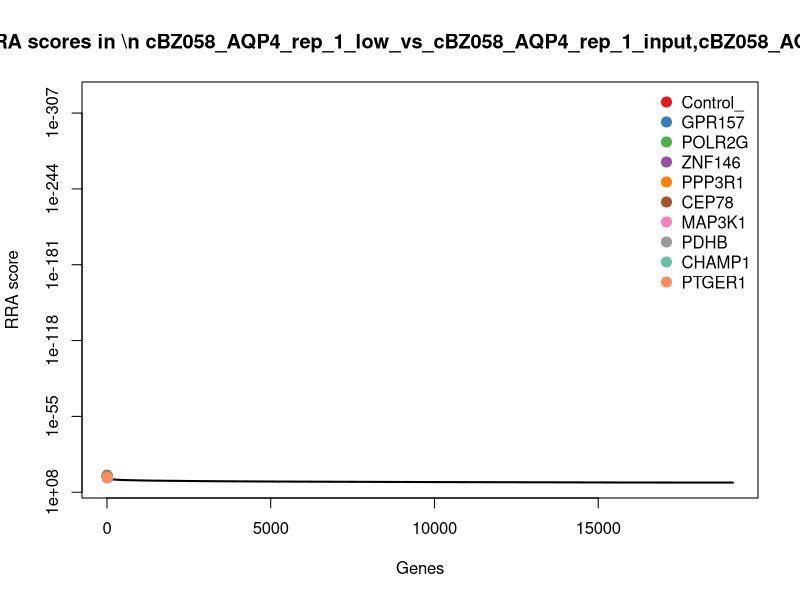
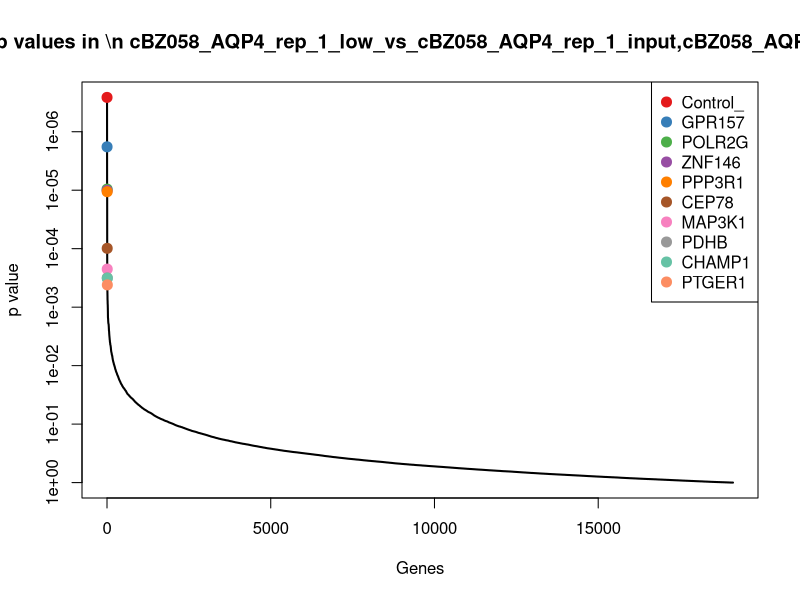

The R source for these figures, in order: (Note: this script raises an error after producing the figures.)
pdf(file='58_AQP4_low.pdf',width=4.5,height=4.5);
gstable=read.table('58_AQP4_low.gene_summary.txt',header=T)
# 
#
# parameters
# Do not modify the variables beginning with "__"

# gstablename='__GENE_SUMMARY_FILE__'
startindex=3
# outputfile='__OUTPUT_FILE__'
targetgenelist=c("Control_","GPR157","POLR2G","ZNF146","PPP3R1","CEP78","MAP3K1","PDHB","CHAMP1","PTGER1")
# samplelabel=sub('.\\w+.\\w+$','',colnames(gstable)[startindex]);
samplelabel='cBZ058_AQP4_rep_1_low_vs_cBZ058_AQP4_rep_1_input,cBZ058_AQP4_rep_2_input neg.'


# You need to write some codes in front of this code:
# gstable=read.table(gstablename,header=T)
# pdf(file=outputfile,width=6,height=6)


# set up color using RColorBrewer
#library(RColorBrewer)
#colors <- brewer.pal(length(targetgenelist), "Set1")

colors=c( "#E41A1C", "#377EB8", "#4DAF4A", "#984EA3", "#FF7F00",  "#A65628", "#F781BF",
          "#999999", "#66C2A5", "#FC8D62", "#8DA0CB", "#E78AC3", "#A6D854", "#FFD92F", "#E5C494", "#B3B3B3", 
          "#8DD3C7", "#FFFFB3", "#BEBADA", "#FB8072", "#80B1D3", "#FDB462", "#B3DE69", "#FCCDE5",
          "#D9D9D9", "#BC80BD", "#CCEBC5", "#FFED6F")

######
# function definition

plotrankedvalues<-function(val, tglist, ...){
  
  plot(val,log='y',ylim=c(max(val),min(val)),type='l',lwd=2, ...)
  if(length(tglist)>0){
    for(i in 1:length(tglist)){
      targetgene=tglist[i];
      tx=which(names(val)==targetgene);ty=val[targetgene];
      points(tx,ty,col=colors[(i %% length(colors)) ],cex=2,pch=20)
      # text(tx+50,ty,targetgene,col=colors[i])
    }
    legend('topright',tglist,pch=20,pt.cex = 2,cex=1,col=colors)
  }
}



plotrandvalues<-function(val,targetgenelist, ...){
  # choose the one with the best distance distribution
  
  mindiffvalue=0;
  randval=val;
  for(i in 1:20){
    randval0=sample(val)
    vindex=sort(which(names(randval0) %in% targetgenelist))
    if(max(vindex)>0.9*length(val)){
      # print('pass...')
      next;
    }
    mindiffind=min(diff(vindex));
    if (mindiffind > mindiffvalue){
      mindiffvalue=mindiffind;
      randval=randval0;
      # print(paste('Diff: ',mindiffvalue))
    }
  }
  plot(randval,log='y',ylim=c(max(randval),min(randval)),pch=20,col='grey', ...)
  
  if(length(targetgenelist)>0){
    for(i in 1:length(targetgenelist)){
      targetgene=targetgenelist[i];
      tx=which(names(randval)==targetgene);ty=randval[targetgene];
      points(tx,ty,col=colors[(i %% length(colors)) ],cex=2,pch=20)
      text(tx+50,ty,targetgene,col=colors[i])
    }
  }
  
}




# set.seed(1235)



pvec=gstable[,startindex]
names(pvec)=gstable[,'id']
pvec=sort(pvec);

plotrankedvalues(pvec,targetgenelist,xlab='Genes',ylab='RRA score',main=paste('Distribution of RRA scores in \\n',samplelabel))

# plotrandvalues(pvec,targetgenelist,xlab='Genes',ylab='RRA score',main=paste('Distribution of RRA scores in \\n',samplelabel))


pvec=gstable[,startindex+1]
names(pvec)=gstable[,'id']
pvec=sort(pvec);

plotrankedvalues(pvec,targetgenelist,xlab='Genes',ylab='p value',main=paste('Distribution of p values in \\n',samplelabel))

# plotrandvalues(pvec,targetgenelist,xlab='Genes',ylab='p value',main=paste('Distribution of p values in \\n',samplelabel))



# you need to write after this code:
# dev.off()






# parameters
# Do not modify the variables beginning with "__"
targetmat=list()
targetgene="Control_"
collabel=c("cBZ058_AQP4_rep_1_input","cBZ058_AQP4_rep_2_input","cBZ058_AQP4_rep_1_low")

# set up color using RColorBrewer
#library(RColorBrewer)
#colors <- brewer.pal(length(targetgenelist), "Set1")

colors=c( "#E41A1C", "#377EB8", "#4DAF4A", "#984EA3", "#FF7F00",  "#A65628", "#F781BF",
          "#999999", "#66C2A5", "#FC8D62", "#8DA0CB", "#E78AC3", "#A6D854", "#FFD92F", "#E5C494", "#B3B3B3", 
          "#8DD3C7", "#FFFFB3", "#BEBADA", "#FB8072", "#80B1D3", "#FDB462", "#B3DE69", "#FCCDE5",
          "#D9D9D9", "#BC80BD", "#CCEBC5", "#FFED6F")


## code

targetmatvec=unlist(targetmat)+1
yrange=range(targetmatvec[targetmatvec>0]);
# yrange[1]=1; # set the minimum value to 1
for(i in 1:length(targetmat)){
  vali=targetmat[[i]]+1;
  if(i==1){
    plot(1:length(vali),vali,type='b',las=1,pch=20,main=paste('sgRNAs in',targetgene),ylab='Read counts',xlab='Samples',xlim=c(0.7,length(vali)+0.3),ylim = yrange,col=colors[(i %% length(colors))],xaxt='n',log='y')
    axis(1,at=1:length(vali),labels=(collabel),las=2)
    # lines(0:100,rep(1,101),col='black');
  }else{
    lines(1:length(vali),vali,type='b',pch=20,col=colors[(i %% length(colors))])
  }
}




# parameters
# Do not modify the variables beginning with "__"
targetmat=list(c(1232.11009457,1253.8062737,1853.11097741),c(1264.15542081,1154.5954346,191.701135594),c(397.623639861,515.583888252,85.2005047086),c(1403.45449201,1541.28335079,344.674769048))
targetgene="GPR157"
collabel=c("cBZ058_AQP4_rep_1_input","cBZ058_AQP4_rep_2_input","cBZ058_AQP4_rep_1_low")

# set up color using RColorBrewer
#library(RColorBrewer)
#colors <- brewer.pal(length(targetgenelist), "Set1")

colors=c( "#E41A1C", "#377EB8", "#4DAF4A", "#984EA3", "#FF7F00",  "#A65628", "#F781BF",
          "#999999", "#66C2A5", "#FC8D62", "#8DA0CB", "#E78AC3", "#A6D854", "#FFD92F", "#E5C494", "#B3B3B3", 
          "#8DD3C7", "#FFFFB3", "#BEBADA", "#FB8072", "#80B1D3", "#FDB462", "#B3DE69", "#FCCDE5",
          "#D9D9D9", "#BC80BD", "#CCEBC5", "#FFED6F")


## code

targetmatvec=unlist(targetmat)+1
yrange=range(targetmatvec[targetmatvec>0]);
# yrange[1]=1; # set the minimum value to 1
for(i in 1:length(targetmat)){
  vali=targetmat[[i]]+1;
  if(i==1){
    plot(1:length(vali),vali,type='b',las=1,pch=20,main=paste('sgRNAs in',targetgene),ylab='Read counts',xlab='Samples',xlim=c(0.7,length(vali)+0.3),ylim = yrange,col=colors[(i %% length(colors))],xaxt='n',log='y')
    axis(1,at=1:length(vali),labels=(collabel),las=2)
    # lines(0:100,rep(1,101),col='black');
  }else{
    lines(1:length(vali),vali,type='b',pch=20,col=colors[(i %% length(colors))])
  }
}




# parameters
# Do not modify the variables beginning with "__"
targetmat=list(c(814.212880966,589.015532942,71.6458789595),c(699.111301006,708.537252491,135.546257491),c(120.987456208,146.863289381,499.58477761),c(781.513568478,653.072925119,145.228133026))
targetgene="POLR2G"
collabel=c("cBZ058_AQP4_rep_1_input","cBZ058_AQP4_rep_2_input","cBZ058_AQP4_rep_1_low")

# set up color using RColorBrewer
#library(RColorBrewer)
#colors <- brewer.pal(length(targetgenelist), "Set1")

colors=c( "#E41A1C", "#377EB8", "#4DAF4A", "#984EA3", "#FF7F00",  "#A65628", "#F781BF",
          "#999999", "#66C2A5", "#FC8D62", "#8DA0CB", "#E78AC3", "#A6D854", "#FFD92F", "#E5C494", "#B3B3B3", 
          "#8DD3C7", "#FFFFB3", "#BEBADA", "#FB8072", "#80B1D3", "#FDB462", "#B3DE69", "#FCCDE5",
          "#D9D9D9", "#BC80BD", "#CCEBC5", "#FFED6F")


## code

targetmatvec=unlist(targetmat)+1
yrange=range(targetmatvec[targetmatvec>0]);
# yrange[1]=1; # set the minimum value to 1
for(i in 1:length(targetmat)){
  vali=targetmat[[i]]+1;
  if(i==1){
    plot(1:length(vali),vali,type='b',las=1,pch=20,main=paste('sgRNAs in',targetgene),ylab='Read counts',xlab='Samples',xlim=c(0.7,length(vali)+0.3),ylim = yrange,col=colors[(i %% length(colors))],xaxt='n',log='y')
    axis(1,at=1:length(vali),labels=(collabel),las=2)
    # lines(0:100,rep(1,101),col='black');
  }else{
    lines(1:length(vali),vali,type='b',pch=20,col=colors[(i %% length(colors))])
  }
}




# parameters
# Do not modify the variables beginning with "__"
targetmat=list(c(1198.10280958,1055.3845955,435.684399078),c(1079.73129837,1080.3826022,222.683137307),c(836.448413459,893.678739636,257.537889233),c(1587.87861445,1209.27857426,766.804542377))
targetgene="ZNF146"
collabel=c("cBZ058_AQP4_rep_1_input","cBZ058_AQP4_rep_2_input","cBZ058_AQP4_rep_1_low")

# set up color using RColorBrewer
#library(RColorBrewer)
#colors <- brewer.pal(length(targetgenelist), "Set1")

colors=c( "#E41A1C", "#377EB8", "#4DAF4A", "#984EA3", "#FF7F00",  "#A65628", "#F781BF",
          "#999999", "#66C2A5", "#FC8D62", "#8DA0CB", "#E78AC3", "#A6D854", "#FFD92F", "#E5C494", "#B3B3B3", 
          "#8DD3C7", "#FFFFB3", "#BEBADA", "#FB8072", "#80B1D3", "#FDB462", "#B3DE69", "#FCCDE5",
          "#D9D9D9", "#BC80BD", "#CCEBC5", "#FFED6F")


## code

targetmatvec=unlist(targetmat)+1
yrange=range(targetmatvec[targetmatvec>0]);
# yrange[1]=1; # set the minimum value to 1
for(i in 1:length(targetmat)){
  vali=targetmat[[i]]+1;
  if(i==1){
    plot(1:length(vali),vali,type='b',las=1,pch=20,main=paste('sgRNAs in',targetgene),ylab='Read counts',xlab='Samples',xlim=c(0.7,length(vali)+0.3),ylim = yrange,col=colors[(i %% length(colors))],xaxt='n',log='y')
    axis(1,at=1:length(vali),labels=(collabel),las=2)
    # lines(0:100,rep(1,101),col='black');
  }else{
    lines(1:length(vali),vali,type='b',pch=20,col=colors[(i %% length(colors))])
  }
}




# parameters
# Do not modify the variables beginning with "__"
targetmat=list(c(783.475527227,852.275791034,478.284651432),c(922.774598428,865.555982095,166.528259203),c(767.125870983,777.281770925,180.082884952),c(1150.36181335,1088.19447929,284.647140731))
targetgene="PPP3R1"
collabel=c("cBZ058_AQP4_rep_1_input","cBZ058_AQP4_rep_2_input","cBZ058_AQP4_rep_1_low")

# set up color using RColorBrewer
#library(RColorBrewer)
#colors <- brewer.pal(length(targetgenelist), "Set1")

colors=c( "#E41A1C", "#377EB8", "#4DAF4A", "#984EA3", "#FF7F00",  "#A65628", "#F781BF",
          "#999999", "#66C2A5", "#FC8D62", "#8DA0CB", "#E78AC3", "#A6D854", "#FFD92F", "#E5C494", "#B3B3B3", 
          "#8DD3C7", "#FFFFB3", "#BEBADA", "#FB8072", "#80B1D3", "#FDB462", "#B3DE69", "#FCCDE5",
          "#D9D9D9", "#BC80BD", "#CCEBC5", "#FFED6F")


## code

targetmatvec=unlist(targetmat)+1
yrange=range(targetmatvec[targetmatvec>0]);
# yrange[1]=1; # set the minimum value to 1
for(i in 1:length(targetmat)){
  vali=targetmat[[i]]+1;
  if(i==1){
    plot(1:length(vali),vali,type='b',las=1,pch=20,main=paste('sgRNAs in',targetgene),ylab='Read counts',xlab='Samples',xlim=c(0.7,length(vali)+0.3),ylim = yrange,col=colors[(i %% length(colors))],xaxt='n',log='y')
    axis(1,at=1:length(vali),labels=(collabel),las=2)
    # lines(0:100,rep(1,101),col='black');
  }else{
    lines(1:length(vali),vali,type='b',pch=20,col=colors[(i %% length(colors))])
  }
}




# parameters
# Do not modify the variables beginning with "__"
targetmat=list(c(3551.14533626,637.449170929,377.593145868),c(357.730478625,502.303697191,1369.01720066),c(183.116149936,120.302907259,286.583515838),c(394.353708613,421.060175405,187.82838538))
targetgene="CEP78"
collabel=c("cBZ058_AQP4_rep_1_input","cBZ058_AQP4_rep_2_input","cBZ058_AQP4_rep_1_low")

# set up color using RColorBrewer
#library(RColorBrewer)
#colors <- brewer.pal(length(targetgenelist), "Set1")

colors=c( "#E41A1C", "#377EB8", "#4DAF4A", "#984EA3", "#FF7F00",  "#A65628", "#F781BF",
          "#999999", "#66C2A5", "#FC8D62", "#8DA0CB", "#E78AC3", "#A6D854", "#FFD92F", "#E5C494", "#B3B3B3", 
          "#8DD3C7", "#FFFFB3", "#BEBADA", "#FB8072", "#80B1D3", "#FDB462", "#B3DE69", "#FCCDE5",
          "#D9D9D9", "#BC80BD", "#CCEBC5", "#FFED6F")


## code

targetmatvec=unlist(targetmat)+1
yrange=range(targetmatvec[targetmatvec>0]);
# yrange[1]=1; # set the minimum value to 1
for(i in 1:length(targetmat)){
  vali=targetmat[[i]]+1;
  if(i==1){
    plot(1:length(vali),vali,type='b',las=1,pch=20,main=paste('sgRNAs in',targetgene),ylab='Read counts',xlab='Samples',xlim=c(0.7,length(vali)+0.3),ylim = yrange,col=colors[(i %% length(colors))],xaxt='n',log='y')
    axis(1,at=1:length(vali),labels=(collabel),las=2)
    # lines(0:100,rep(1,101),col='black');
  }else{
    lines(1:length(vali),vali,type='b',pch=20,col=colors[(i %% length(colors))])
  }
}




# parameters
# Do not modify the variables beginning with "__"
targetmat=list(c(1092.15703712,1070.22716198,1785.33784867),c(932.584392175,835.870849135,311.756392229),c(567.006078552,560.892775401,127.800757063),c(1616.00002319,1470.19526923,561.548781034))
targetgene="MAP3K1"
collabel=c("cBZ058_AQP4_rep_1_input","cBZ058_AQP4_rep_2_input","cBZ058_AQP4_rep_1_low")

# set up color using RColorBrewer
#library(RColorBrewer)
#colors <- brewer.pal(length(targetgenelist), "Set1")

colors=c( "#E41A1C", "#377EB8", "#4DAF4A", "#984EA3", "#FF7F00",  "#A65628", "#F781BF",
          "#999999", "#66C2A5", "#FC8D62", "#8DA0CB", "#E78AC3", "#A6D854", "#FFD92F", "#E5C494", "#B3B3B3", 
          "#8DD3C7", "#FFFFB3", "#BEBADA", "#FB8072", "#80B1D3", "#FDB462", "#B3DE69", "#FCCDE5",
          "#D9D9D9", "#BC80BD", "#CCEBC5", "#FFED6F")


## code

targetmatvec=unlist(targetmat)+1
yrange=range(targetmatvec[targetmatvec>0]);
# yrange[1]=1; # set the minimum value to 1
for(i in 1:length(targetmat)){
  vali=targetmat[[i]]+1;
  if(i==1){
    plot(1:length(vali),vali,type='b',las=1,pch=20,main=paste('sgRNAs in',targetgene),ylab='Read counts',xlab='Samples',xlim=c(0.7,length(vali)+0.3),ylim = yrange,col=colors[(i %% length(colors))],xaxt='n',log='y')
    axis(1,at=1:length(vali),labels=(collabel),las=2)
    # lines(0:100,rep(1,101),col='black');
  }else{
    lines(1:length(vali),vali,type='b',pch=20,col=colors[(i %% length(colors))])
  }
}




# parameters
# Do not modify the variables beginning with "__"
targetmat=list(c(837.756385958,703.850126234,176.210134738),c(429.014979851,610.107601098,342.738393941),c(2314.45733794,2626.35307925,1533.60908475),c(1014.3326734,893.678739636,365.974895226))
targetgene="PDHB"
collabel=c("cBZ058_AQP4_rep_1_input","cBZ058_AQP4_rep_2_input","cBZ058_AQP4_rep_1_low")

# set up color using RColorBrewer
#library(RColorBrewer)
#colors <- brewer.pal(length(targetgenelist), "Set1")

colors=c( "#E41A1C", "#377EB8", "#4DAF4A", "#984EA3", "#FF7F00",  "#A65628", "#F781BF",
          "#999999", "#66C2A5", "#FC8D62", "#8DA0CB", "#E78AC3", "#A6D854", "#FFD92F", "#E5C494", "#B3B3B3", 
          "#8DD3C7", "#FFFFB3", "#BEBADA", "#FB8072", "#80B1D3", "#FDB462", "#B3DE69", "#FCCDE5",
          "#D9D9D9", "#BC80BD", "#CCEBC5", "#FFED6F")


## code

targetmatvec=unlist(targetmat)+1
yrange=range(targetmatvec[targetmatvec>0]);
# yrange[1]=1; # set the minimum value to 1
for(i in 1:length(targetmat)){
  vali=targetmat[[i]]+1;
  if(i==1){
    plot(1:length(vali),vali,type='b',las=1,pch=20,main=paste('sgRNAs in',targetgene),ylab='Read counts',xlab='Samples',xlim=c(0.7,length(vali)+0.3),ylim = yrange,col=colors[(i %% length(colors))],xaxt='n',log='y')
    axis(1,at=1:length(vali),labels=(collabel),las=2)
    # lines(0:100,rep(1,101),col='black');
  }else{
    lines(1:length(vali),vali,type='b',pch=20,col=colors[(i %% length(colors))])
  }
}




# parameters
# Do not modify the variables beginning with "__"
targetmat=list(c(1532.94376947,1352.2359251,151.037258347),c(1366.17727577,1103.03704577,1051.45168311),c(1183.71511209,1167.09443795,937.205551795),c(1428.95995575,1390.51412286,1165.69781442))
targetgene="CHAMP1"
collabel=c("cBZ058_AQP4_rep_1_input","cBZ058_AQP4_rep_2_input","cBZ058_AQP4_rep_1_low")

# set up color using RColorBrewer
#library(RColorBrewer)
#colors <- brewer.pal(length(targetgenelist), "Set1")

colors=c( "#E41A1C", "#377EB8", "#4DAF4A", "#984EA3", "#FF7F00",  "#A65628", "#F781BF",
          "#999999", "#66C2A5", "#FC8D62", "#8DA0CB", "#E78AC3", "#A6D854", "#FFD92F", "#E5C494", "#B3B3B3", 
          "#8DD3C7", "#FFFFB3", "#BEBADA", "#FB8072", "#80B1D3", "#FDB462", "#B3DE69", "#FCCDE5",
          "#D9D9D9", "#BC80BD", "#CCEBC5", "#FFED6F")


## code

targetmatvec=unlist(targetmat)+1
yrange=range(targetmatvec[targetmatvec>0]);
# yrange[1]=1; # set the minimum value to 1
for(i in 1:length(targetmat)){
  vali=targetmat[[i]]+1;
  if(i==1){
    plot(1:length(vali),vali,type='b',las=1,pch=20,main=paste('sgRNAs in',targetgene),ylab='Read counts',xlab='Samples',xlim=c(0.7,length(vali)+0.3),ylim = yrange,col=colors[(i %% length(colors))],xaxt='n',log='y')
    axis(1,at=1:length(vali),labels=(collabel),las=2)
    # lines(0:100,rep(1,101),col='black');
  }else{
    lines(1:length(vali),vali,type='b',pch=20,col=colors[(i %% length(colors))])
  }
}




# parameters
# Do not modify the variables beginning with "__"
targetmat=list(c(307.373537393,514.802700542,152.973633454),c(809.634977218,1111.63011058,365.974895226),c(992.097140904,980.390575387,453.111775041),c(1578.72280695,1322.55079214,770.677292591))
targetgene="PTGER1"
collabel=c("cBZ058_AQP4_rep_1_input","cBZ058_AQP4_rep_2_input","cBZ058_AQP4_rep_1_low")

# set up color using RColorBrewer
#library(RColorBrewer)
#colors <- brewer.pal(length(targetgenelist), "Set1")

colors=c( "#E41A1C", "#377EB8", "#4DAF4A", "#984EA3", "#FF7F00",  "#A65628", "#F781BF",
          "#999999", "#66C2A5", "#FC8D62", "#8DA0CB", "#E78AC3", "#A6D854", "#FFD92F", "#E5C494", "#B3B3B3", 
          "#8DD3C7", "#FFFFB3", "#BEBADA", "#FB8072", "#80B1D3", "#FDB462", "#B3DE69", "#FCCDE5",
          "#D9D9D9", "#BC80BD", "#CCEBC5", "#FFED6F")


## code

targetmatvec=unlist(targetmat)+1
yrange=range(targetmatvec[targetmatvec>0]);
# yrange[1]=1; # set the minimum value to 1
for(i in 1:length(targetmat)){
  vali=targetmat[[i]]+1;
  if(i==1){
    plot(1:length(vali),vali,type='b',las=1,pch=20,main=paste('sgRNAs in',targetgene),ylab='Read counts',xlab='Samples',xlim=c(0.7,length(vali)+0.3),ylim = yrange,col=colors[(i %% length(colors))],xaxt='n',log='y')
    axis(1,at=1:length(vali),labels=(collabel),las=2)
    # lines(0:100,rep(1,101),col='black');
  }else{
    lines(1:length(vali),vali,type='b',pch=20,col=colors[(i %% length(colors))])
  }
}



# 
#
# parameters
# Do not modify the variables beginning with "__"

# gstablename='__GENE_SUMMARY_FILE__'
startindex=9
# outputfile='__OUTPUT_FILE__'
targetgenelist=c("Control_","SMG6","UPF2","RBM8A","ZNF407","RFK","UPF1","GNB2L1","KCND1","EIF4A3")
# samplelabel=sub('.\\w+.\\w+$','',colnames(gstable)[startindex]);
samplelabel='cBZ058_AQP4_rep_1_low_vs_cBZ058_AQP4_rep_1_input,cBZ058_AQP4_rep_2_input pos.'


# You need to write some codes in front of this code:
# gstable=read.table(gstablename,header=T)
# pdf(file=outputfile,width=6,height=6)


# set up color using RColorBrewer
#library(RColorBrewer)
#colors <- brewer.pal(length(targetgenelist), "Set1")

colors=c( "#E41A1C", "#377EB8", "#4DAF4A", "#984EA3", "#FF7F00",  "#A65628", "#F781BF",
          "#999999", "#66C2A5", "#FC8D62", "#8DA0CB", "#E78AC3", "#A6D854", "#FFD92F", "#E5C494", "#B3B3B3", 
          "#8DD3C7", "#FFFFB3", "#BEBADA", "#FB8072", "#80B1D3", "#FDB462", "#B3DE69", "#FCCDE5",
          "#D9D9D9", "#BC80BD", "#CCEBC5", "#FFED6F")

######
# function definition

plotrankedvalues<-function(val, tglist, ...){
  
  plot(val,log='y',ylim=c(max(val),min(val)),type='l',lwd=2, ...)
  if(length(tglist)>0){
    for(i in 1:length(tglist)){
      targetgene=tglist[i];
      tx=which(names(val)==targetgene);ty=val[targetgene];
      points(tx,ty,col=colors[(i %% length(colors)) ],cex=2,pch=20)
      # text(tx+50,ty,targetgene,col=colors[i])
    }
    legend('topright',tglist,pch=20,pt.cex = 2,cex=1,col=colors)
  }
}



plotrandvalues<-function(val,targetgenelist, ...){
  # choose the one with the best distance distribution
  
  mindiffvalue=0;
  randval=val;
  for(i in 1:20){
    randval0=sample(val)
    vindex=sort(which(names(randval0) %in% targetgenelist))
    if(max(vindex)>0.9*length(val)){
      # print('pass...')
      next;
    }
    mindiffind=min(diff(vindex));
    if (mindiffind > mindiffvalue){
      mindiffvalue=mindiffind;
      randval=randval0;
      # print(paste('Diff: ',mindiffvalue))
    }
  }
  plot(randval,log='y',ylim=c(max(randval),min(randval)),pch=20,col='grey', ...)
  
  if(length(targetgenelist)>0){
    for(i in 1:length(targetgenelist)){
      targetgene=targetgenelist[i];
      tx=which(names(randval)==targetgene);ty=randval[targetgene];
      points(tx,ty,col=colors[(i %% length(colors)) ],cex=2,pch=20)
      text(tx+50,ty,targetgene,col=colors[i])
    }
  }
  
}




# set.seed(1235)



pvec=gstable[,startindex]
names(pvec)=gstable[,'id']
pvec=sort(pvec);

plotrankedvalues(pvec,targetgenelist,xlab='Genes',ylab='RRA score',main=paste('Distribution of RRA scores in \\n',samplelabel))

# plotrandvalues(pvec,targetgenelist,xlab='Genes',ylab='RRA score',main=paste('Distribution of RRA scores in \\n',samplelabel))


pvec=gstable[,startindex+1]
names(pvec)=gstable[,'id']
pvec=sort(pvec);

plotrankedvalues(pvec,targetgenelist,xlab='Genes',ylab='p value',main=paste('Distribution of p values in \\n',samplelabel))

# plotrandvalues(pvec,targetgenelist,xlab='Genes',ylab='p value',main=paste('Distribution of p values in \\n',samplelabel))



# you need to write after this code:
# dev.off()






# parameters
# Do not modify the variables beginning with "__"
targetmat=list()
targetgene="Control_"
collabel=c("cBZ058_AQP4_rep_1_input","cBZ058_AQP4_rep_2_input","cBZ058_AQP4_rep_1_low")

# set up color using RColorBrewer
#library(RColorBrewer)
#colors <- brewer.pal(length(targetgenelist), "Set1")

colors=c( "#E41A1C", "#377EB8", "#4DAF4A", "#984EA3", "#FF7F00",  "#A65628", "#F781BF",
          "#999999", "#66C2A5", "#FC8D62", "#8DA0CB", "#E78AC3", "#A6D854", "#FFD92F", "#E5C494", "#B3B3B3", 
          "#8DD3C7", "#FFFFB3", "#BEBADA", "#FB8072", "#80B1D3", "#FDB462", "#B3DE69", "#FCCDE5",
          "#D9D9D9", "#BC80BD", "#CCEBC5", "#FFED6F")


## code

targetmatvec=unlist(targetmat)+1
yrange=range(targetmatvec[targetmatvec>0]);
# yrange[1]=1; # set the minimum value to 1
for(i in 1:length(targetmat)){
  vali=targetmat[[i]]+1;
  if(i==1){
    plot(1:length(vali),vali,type='b',las=1,pch=20,main=paste('sgRNAs in',targetgene),ylab='Read counts',xlab='Samples',xlim=c(0.7,length(vali)+0.3),ylim = yrange,col=colors[(i %% length(colors))],xaxt='n',log='y')
    axis(1,at=1:length(vali),labels=(collabel),las=2)
    # lines(0:100,rep(1,101),col='black');
  }else{
    lines(1:length(vali),vali,type='b',pch=20,col=colors[(i %% length(colors))])
  }
}




# parameters
# Do not modify the variables beginning with "__"
targetmat=list(c(425.745048602,374.970100547,1138.58856292),c(453.212471092,491.367069258,2813.55303049),c(918.85068093,921.020309468,3431.25668963),c(736.388517243,842.120350811,2792.25290431))
targetgene="SMG6"
collabel=c("cBZ058_AQP4_rep_1_input","cBZ058_AQP4_rep_2_input","cBZ058_AQP4_rep_1_low")

# set up color using RColorBrewer
#library(RColorBrewer)
#colors <- brewer.pal(length(targetgenelist), "Set1")

colors=c( "#E41A1C", "#377EB8", "#4DAF4A", "#984EA3", "#FF7F00",  "#A65628", "#F781BF",
          "#999999", "#66C2A5", "#FC8D62", "#8DA0CB", "#E78AC3", "#A6D854", "#FFD92F", "#E5C494", "#B3B3B3", 
          "#8DD3C7", "#FFFFB3", "#BEBADA", "#FB8072", "#80B1D3", "#FDB462", "#B3DE69", "#FCCDE5",
          "#D9D9D9", "#BC80BD", "#CCEBC5", "#FFED6F")


## code

targetmatvec=unlist(targetmat)+1
yrange=range(targetmatvec[targetmatvec>0]);
# yrange[1]=1; # set the minimum value to 1
for(i in 1:length(targetmat)){
  vali=targetmat[[i]]+1;
  if(i==1){
    plot(1:length(vali),vali,type='b',las=1,pch=20,main=paste('sgRNAs in',targetgene),ylab='Read counts',xlab='Samples',xlim=c(0.7,length(vali)+0.3),ylim = yrange,col=colors[(i %% length(colors))],xaxt='n',log='y')
    axis(1,at=1:length(vali),labels=(collabel),las=2)
    # lines(0:100,rep(1,101),col='black');
  }else{
    lines(1:length(vali),vali,type='b',pch=20,col=colors[(i %% length(colors))])
  }
}




# parameters
# Do not modify the variables beginning with "__"
targetmat=list(c(888.113327191,727.285757518,3073.02729483),c(858.029959701,995.233141867,5332.77704472),c(650.062332273,650.72936199,2068.04861429),c(1468.19913074,1513.16059325,1367.08082555))
targetgene="UPF2"
collabel=c("cBZ058_AQP4_rep_1_input","cBZ058_AQP4_rep_2_input","cBZ058_AQP4_rep_1_low")

# set up color using RColorBrewer
#library(RColorBrewer)
#colors <- brewer.pal(length(targetgenelist), "Set1")

colors=c( "#E41A1C", "#377EB8", "#4DAF4A", "#984EA3", "#FF7F00",  "#A65628", "#F781BF",
          "#999999", "#66C2A5", "#FC8D62", "#8DA0CB", "#E78AC3", "#A6D854", "#FFD92F", "#E5C494", "#B3B3B3", 
          "#8DD3C7", "#FFFFB3", "#BEBADA", "#FB8072", "#80B1D3", "#FDB462", "#B3DE69", "#FCCDE5",
          "#D9D9D9", "#BC80BD", "#CCEBC5", "#FFED6F")


## code

targetmatvec=unlist(targetmat)+1
yrange=range(targetmatvec[targetmatvec>0]);
# yrange[1]=1; # set the minimum value to 1
for(i in 1:length(targetmat)){
  vali=targetmat[[i]]+1;
  if(i==1){
    plot(1:length(vali),vali,type='b',las=1,pch=20,main=paste('sgRNAs in',targetgene),ylab='Read counts',xlab='Samples',xlim=c(0.7,length(vali)+0.3),ylim = yrange,col=colors[(i %% length(colors))],xaxt='n',log='y')
    axis(1,at=1:length(vali),labels=(collabel),las=2)
    # lines(0:100,rep(1,101),col='black');
  }else{
    lines(1:length(vali),vali,type='b',pch=20,col=colors[(i %% length(colors))])
  }
}




# parameters
# Do not modify the variables beginning with "__"
targetmat=list(c(320.453262388,395.280980993,1026.27880672),c(183.116149936,198.421678206,1161.82506421),c(230.85714617,157.799917313,745.5044162),c(281.868073652,364.814660323,1599.44583839))
targetgene="RBM8A"
collabel=c("cBZ058_AQP4_rep_1_input","cBZ058_AQP4_rep_2_input","cBZ058_AQP4_rep_1_low")

# set up color using RColorBrewer
#library(RColorBrewer)
#colors <- brewer.pal(length(targetgenelist), "Set1")

colors=c( "#E41A1C", "#377EB8", "#4DAF4A", "#984EA3", "#FF7F00",  "#A65628", "#F781BF",
          "#999999", "#66C2A5", "#FC8D62", "#8DA0CB", "#E78AC3", "#A6D854", "#FFD92F", "#E5C494", "#B3B3B3", 
          "#8DD3C7", "#FFFFB3", "#BEBADA", "#FB8072", "#80B1D3", "#FDB462", "#B3DE69", "#FCCDE5",
          "#D9D9D9", "#BC80BD", "#CCEBC5", "#FFED6F")


## code

targetmatvec=unlist(targetmat)+1
yrange=range(targetmatvec[targetmatvec>0]);
# yrange[1]=1; # set the minimum value to 1
for(i in 1:length(targetmat)){
  vali=targetmat[[i]]+1;
  if(i==1){
    plot(1:length(vali),vali,type='b',las=1,pch=20,main=paste('sgRNAs in',targetgene),ylab='Read counts',xlab='Samples',xlim=c(0.7,length(vali)+0.3),ylim = yrange,col=colors[(i %% length(colors))],xaxt='n',log='y')
    axis(1,at=1:length(vali),labels=(collabel),las=2)
    # lines(0:100,rep(1,101),col='black');
  }else{
    lines(1:length(vali),vali,type='b',pch=20,col=colors[(i %% length(colors))])
  }
}




# parameters
# Do not modify the variables beginning with "__"
targetmat=list(c(285.79199115,317.943397755,1144.39768825),c(357.730478625,421.841363115,360.165769905),c(256.362609911,217.951370943,1010.78780586),c(331.571028634,332.004776526,1188.93431571))
targetgene="ZNF407"
collabel=c("cBZ058_AQP4_rep_1_input","cBZ058_AQP4_rep_2_input","cBZ058_AQP4_rep_1_low")

# set up color using RColorBrewer
#library(RColorBrewer)
#colors <- brewer.pal(length(targetgenelist), "Set1")

colors=c( "#E41A1C", "#377EB8", "#4DAF4A", "#984EA3", "#FF7F00",  "#A65628", "#F781BF",
          "#999999", "#66C2A5", "#FC8D62", "#8DA0CB", "#E78AC3", "#A6D854", "#FFD92F", "#E5C494", "#B3B3B3", 
          "#8DD3C7", "#FFFFB3", "#BEBADA", "#FB8072", "#80B1D3", "#FDB462", "#B3DE69", "#FCCDE5",
          "#D9D9D9", "#BC80BD", "#CCEBC5", "#FFED6F")


## code

targetmatvec=unlist(targetmat)+1
yrange=range(targetmatvec[targetmatvec>0]);
# yrange[1]=1; # set the minimum value to 1
for(i in 1:length(targetmat)){
  vali=targetmat[[i]]+1;
  if(i==1){
    plot(1:length(vali),vali,type='b',las=1,pch=20,main=paste('sgRNAs in',targetgene),ylab='Read counts',xlab='Samples',xlim=c(0.7,length(vali)+0.3),ylim = yrange,col=colors[(i %% length(colors))],xaxt='n',log='y')
    axis(1,at=1:length(vali),labels=(collabel),las=2)
    # lines(0:100,rep(1,101),col='black');
  }else{
    lines(1:length(vali),vali,type='b',pch=20,col=colors[(i %% length(colors))])
  }
}




# parameters
# Do not modify the variables beginning with "__"
targetmat=list(c(504.223398574,494.491820096,3560.9938218),c(942.394185922,1129.5974279,3516.45719434),c(776.281678479,823.371845784,1452.28133026),c(795.901265973,894.459927345,2155.18549411))
targetgene="RFK"
collabel=c("cBZ058_AQP4_rep_1_input","cBZ058_AQP4_rep_2_input","cBZ058_AQP4_rep_1_low")

# set up color using RColorBrewer
#library(RColorBrewer)
#colors <- brewer.pal(length(targetgenelist), "Set1")

colors=c( "#E41A1C", "#377EB8", "#4DAF4A", "#984EA3", "#FF7F00",  "#A65628", "#F781BF",
          "#999999", "#66C2A5", "#FC8D62", "#8DA0CB", "#E78AC3", "#A6D854", "#FFD92F", "#E5C494", "#B3B3B3", 
          "#8DD3C7", "#FFFFB3", "#BEBADA", "#FB8072", "#80B1D3", "#FDB462", "#B3DE69", "#FCCDE5",
          "#D9D9D9", "#BC80BD", "#CCEBC5", "#FFED6F")


## code

targetmatvec=unlist(targetmat)+1
yrange=range(targetmatvec[targetmatvec>0]);
# yrange[1]=1; # set the minimum value to 1
for(i in 1:length(targetmat)){
  vali=targetmat[[i]]+1;
  if(i==1){
    plot(1:length(vali),vali,type='b',las=1,pch=20,main=paste('sgRNAs in',targetgene),ylab='Read counts',xlab='Samples',xlim=c(0.7,length(vali)+0.3),ylim = yrange,col=colors[(i %% length(colors))],xaxt='n',log='y')
    axis(1,at=1:length(vali),labels=(collabel),las=2)
    # lines(0:100,rep(1,101),col='black');
  }else{
    lines(1:length(vali),vali,type='b',pch=20,col=colors[(i %% length(colors))])
  }
}




# parameters
# Do not modify the variables beginning with "__"
targetmat=list(c(451.250512343,408.561172054,1301.24407191),c(327.647111136,290.601827924,195.573885808),c(291.023881149,233.575125132,1326.4169483),c(340.726836131,312.475083789,1328.35332341))
targetgene="UPF1"
collabel=c("cBZ058_AQP4_rep_1_input","cBZ058_AQP4_rep_2_input","cBZ058_AQP4_rep_1_low")

# set up color using RColorBrewer
#library(RColorBrewer)
#colors <- brewer.pal(length(targetgenelist), "Set1")

colors=c( "#E41A1C", "#377EB8", "#4DAF4A", "#984EA3", "#FF7F00",  "#A65628", "#F781BF",
          "#999999", "#66C2A5", "#FC8D62", "#8DA0CB", "#E78AC3", "#A6D854", "#FFD92F", "#E5C494", "#B3B3B3", 
          "#8DD3C7", "#FFFFB3", "#BEBADA", "#FB8072", "#80B1D3", "#FDB462", "#B3DE69", "#FCCDE5",
          "#D9D9D9", "#BC80BD", "#CCEBC5", "#FFED6F")


## code

targetmatvec=unlist(targetmat)+1
yrange=range(targetmatvec[targetmatvec>0]);
# yrange[1]=1; # set the minimum value to 1
for(i in 1:length(targetmat)){
  vali=targetmat[[i]]+1;
  if(i==1){
    plot(1:length(vali),vali,type='b',las=1,pch=20,main=paste('sgRNAs in',targetgene),ylab='Read counts',xlab='Samples',xlim=c(0.7,length(vali)+0.3),ylim = yrange,col=colors[(i %% length(colors))],xaxt='n',log='y')
    axis(1,at=1:length(vali),labels=(collabel),las=2)
    # lines(0:100,rep(1,101),col='black');
  }else{
    lines(1:length(vali),vali,type='b',pch=20,col=colors[(i %% length(colors))])
  }
}




# parameters
# Do not modify the variables beginning with "__"
targetmat=list(c(330.917042385,298.413705018,1531.67270965),c(310.643468642,425.747301662,797.78654409),c(986.865250906,1016.32521002,3384.78368706),c(876.341574695,756.189702769,633.194659993))
targetgene="GNB2L1"
collabel=c("cBZ058_AQP4_rep_1_input","cBZ058_AQP4_rep_2_input","cBZ058_AQP4_rep_1_low")

# set up color using RColorBrewer
#library(RColorBrewer)
#colors <- brewer.pal(length(targetgenelist), "Set1")

colors=c( "#E41A1C", "#377EB8", "#4DAF4A", "#984EA3", "#FF7F00",  "#A65628", "#F781BF",
          "#999999", "#66C2A5", "#FC8D62", "#8DA0CB", "#E78AC3", "#A6D854", "#FFD92F", "#E5C494", "#B3B3B3", 
          "#8DD3C7", "#FFFFB3", "#BEBADA", "#FB8072", "#80B1D3", "#FDB462", "#B3DE69", "#FCCDE5",
          "#D9D9D9", "#BC80BD", "#CCEBC5", "#FFED6F")


## code

targetmatvec=unlist(targetmat)+1
yrange=range(targetmatvec[targetmatvec>0]);
# yrange[1]=1; # set the minimum value to 1
for(i in 1:length(targetmat)){
  vali=targetmat[[i]]+1;
  if(i==1){
    plot(1:length(vali),vali,type='b',las=1,pch=20,main=paste('sgRNAs in',targetgene),ylab='Read counts',xlab='Samples',xlim=c(0.7,length(vali)+0.3),ylim = yrange,col=colors[(i %% length(colors))],xaxt='n',log='y')
    axis(1,at=1:length(vali),labels=(collabel),las=2)
    # lines(0:100,rep(1,101),col='black');
  }else{
    lines(1:length(vali),vali,type='b',pch=20,col=colors[(i %% length(colors))])
  }
}




# parameters
# Do not modify the variables beginning with "__"
targetmat=list(c(378.658038618,336.691902782,7912.02868726),c(347.920684879,531.207642441,538.31227975),c(349.228657378,203.108804463,323.374642871),c(359.692437375,207.79593072,346.611144155))
targetgene="KCND1"
collabel=c("cBZ058_AQP4_rep_1_input","cBZ058_AQP4_rep_2_input","cBZ058_AQP4_rep_1_low")

# set up color using RColorBrewer
#library(RColorBrewer)
#colors <- brewer.pal(length(targetgenelist), "Set1")

colors=c( "#E41A1C", "#377EB8", "#4DAF4A", "#984EA3", "#FF7F00",  "#A65628", "#F781BF",
          "#999999", "#66C2A5", "#FC8D62", "#8DA0CB", "#E78AC3", "#A6D854", "#FFD92F", "#E5C494", "#B3B3B3", 
          "#8DD3C7", "#FFFFB3", "#BEBADA", "#FB8072", "#80B1D3", "#FDB462", "#B3DE69", "#FCCDE5",
          "#D9D9D9", "#BC80BD", "#CCEBC5", "#FFED6F")


## code

targetmatvec=unlist(targetmat)+1
yrange=range(targetmatvec[targetmatvec>0]);
# yrange[1]=1; # set the minimum value to 1
for(i in 1:length(targetmat)){
  vali=targetmat[[i]]+1;
  if(i==1){
    plot(1:length(vali),vali,type='b',las=1,pch=20,main=paste('sgRNAs in',targetgene),ylab='Read counts',xlab='Samples',xlim=c(0.7,length(vali)+0.3),ylim = yrange,col=colors[(i %% length(colors))],xaxt='n',log='y')
    axis(1,at=1:length(vali),labels=(collabel),las=2)
    # lines(0:100,rep(1,101),col='black');
  }else{
    lines(1:length(vali),vali,type='b',pch=20,col=colors[(i %% length(colors))])
  }
}




# parameters
# Do not modify the variables beginning with "__"
targetmat=list(c(190.309998684,158.581105023,900.414424761),c(119.679483708,64.0573921767,509.266653145),c(211.891544926,146.863289381,364.038520119),c(125.565359956,174.986046922,588.658032532))
targetgene="EIF4A3"
collabel=c("cBZ058_AQP4_rep_1_input","cBZ058_AQP4_rep_2_input","cBZ058_AQP4_rep_1_low")

# set up color using RColorBrewer
#library(RColorBrewer)
#colors <- brewer.pal(length(targetgenelist), "Set1")

colors=c( "#E41A1C", "#377EB8", "#4DAF4A", "#984EA3", "#FF7F00",  "#A65628", "#F781BF",
          "#999999", "#66C2A5", "#FC8D62", "#8DA0CB", "#E78AC3", "#A6D854", "#FFD92F", "#E5C494", "#B3B3B3", 
          "#8DD3C7", "#FFFFB3", "#BEBADA", "#FB8072", "#80B1D3", "#FDB462", "#B3DE69", "#FCCDE5",
          "#D9D9D9", "#BC80BD", "#CCEBC5", "#FFED6F")


## code

targetmatvec=unlist(targetmat)+1
yrange=range(targetmatvec[targetmatvec>0]);
# yrange[1]=1; # set the minimum value to 1
for(i in 1:length(targetmat)){
  vali=targetmat[[i]]+1;
  if(i==1){
    plot(1:length(vali),vali,type='b',las=1,pch=20,main=paste('sgRNAs in',targetgene),ylab='Read counts',xlab='Samples',xlim=c(0.7,length(vali)+0.3),ylim = yrange,col=colors[(i %% length(colors))],xaxt='n',log='y')
    axis(1,at=1:length(vali),labels=(collabel),las=2)
    # lines(0:100,rep(1,101),col='black');
  }else{
    lines(1:length(vali),vali,type='b',pch=20,col=colors[(i %% length(colors))])
  }
}



dev.off()
Sweave("58_AQP4_low_summary.Rnw");
library(tools);

texi2dvi("58_AQP4_low_summary.tex",pdf=TRUE);

